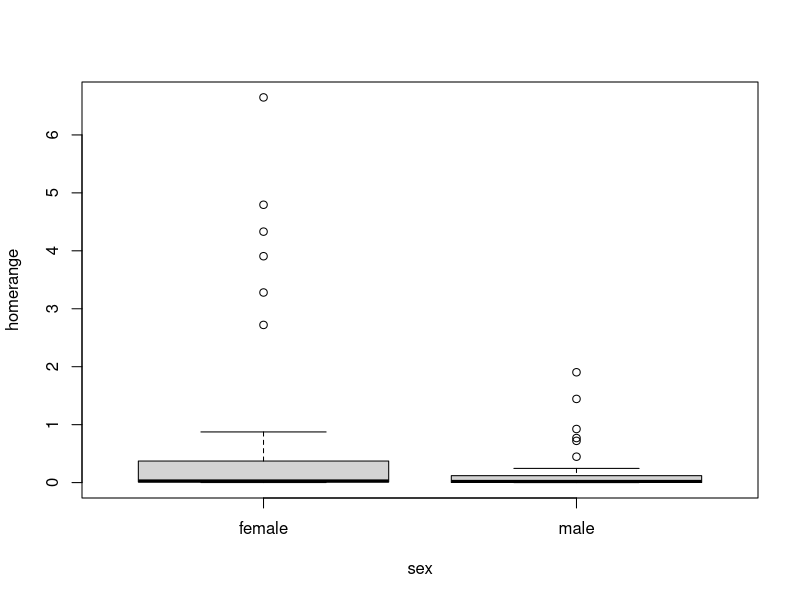
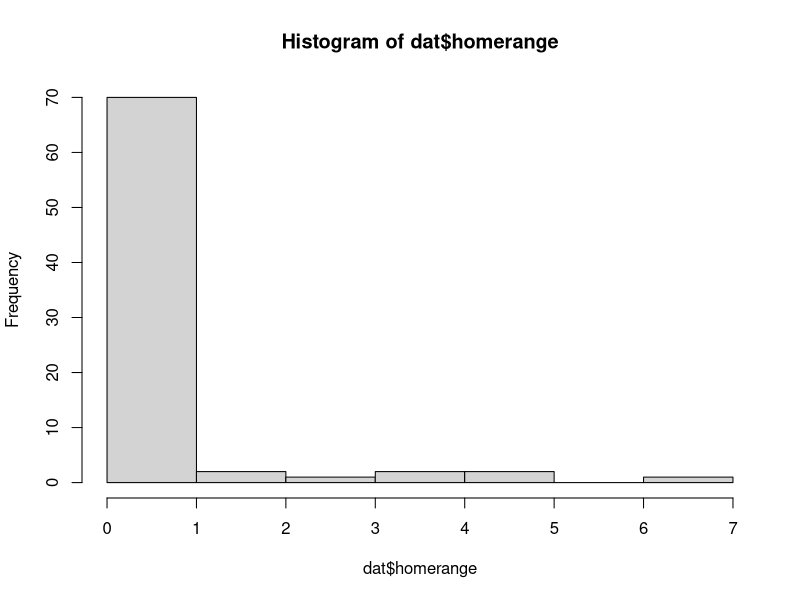
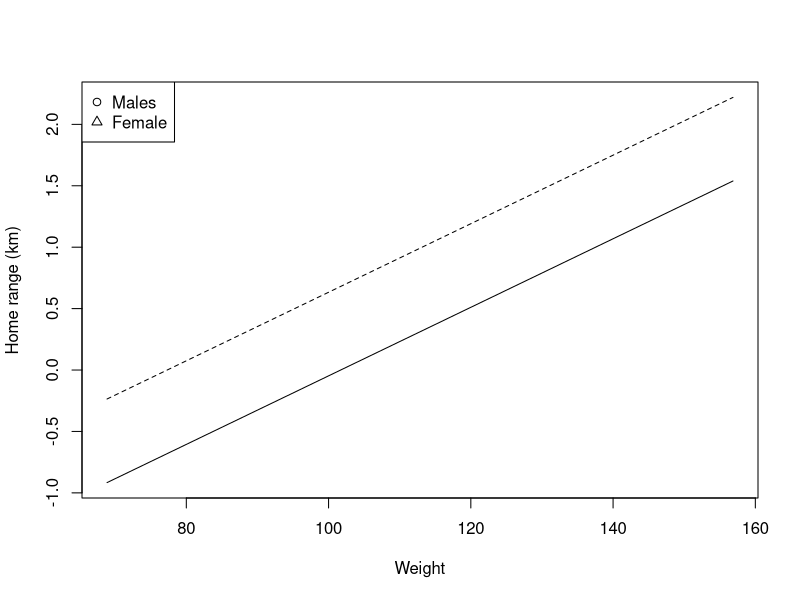
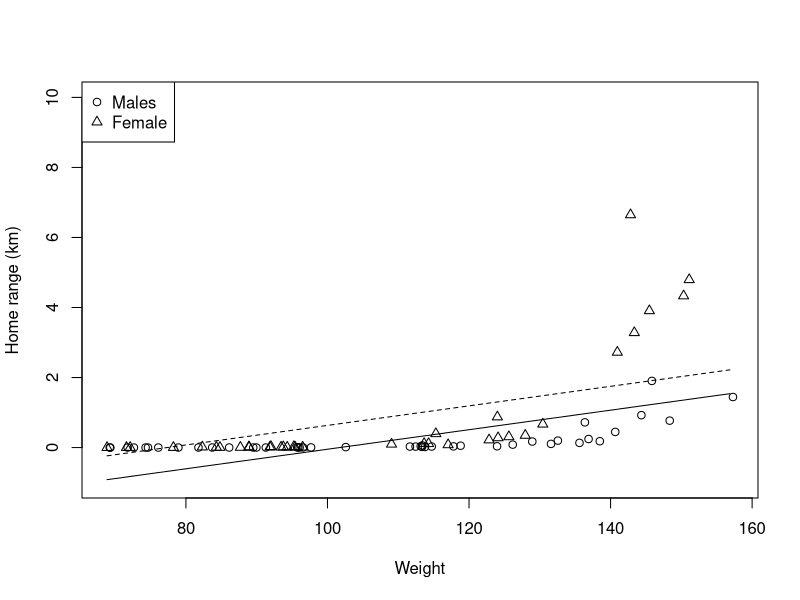
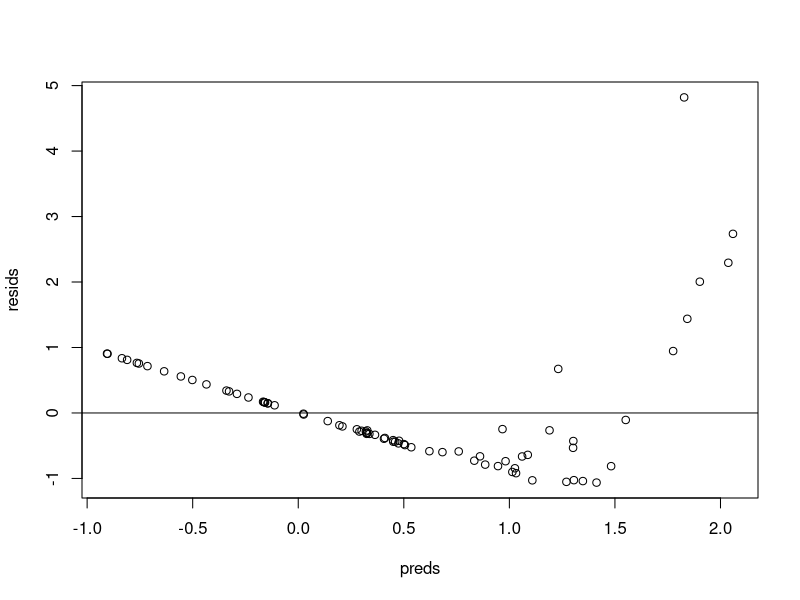
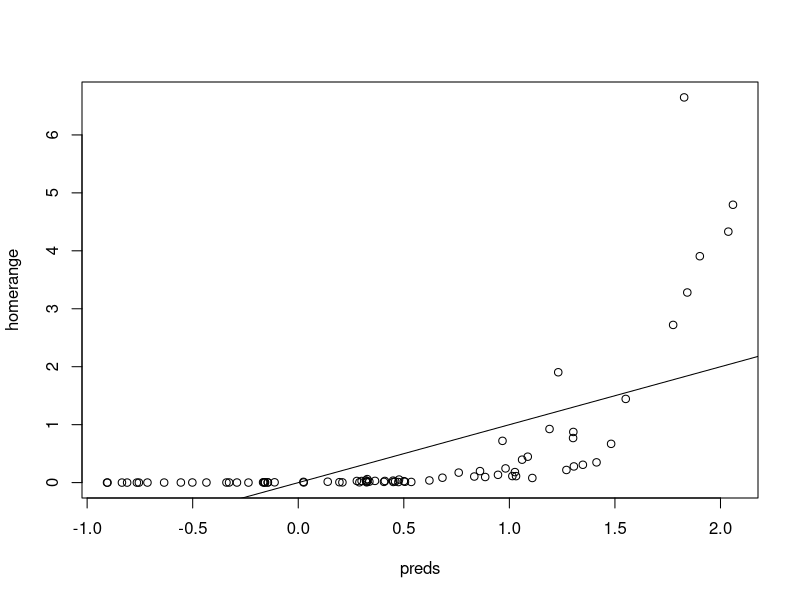
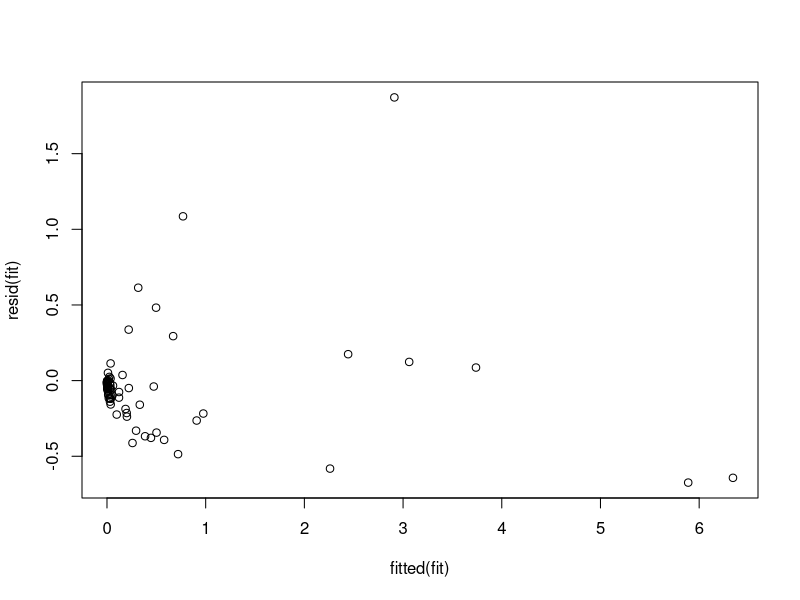
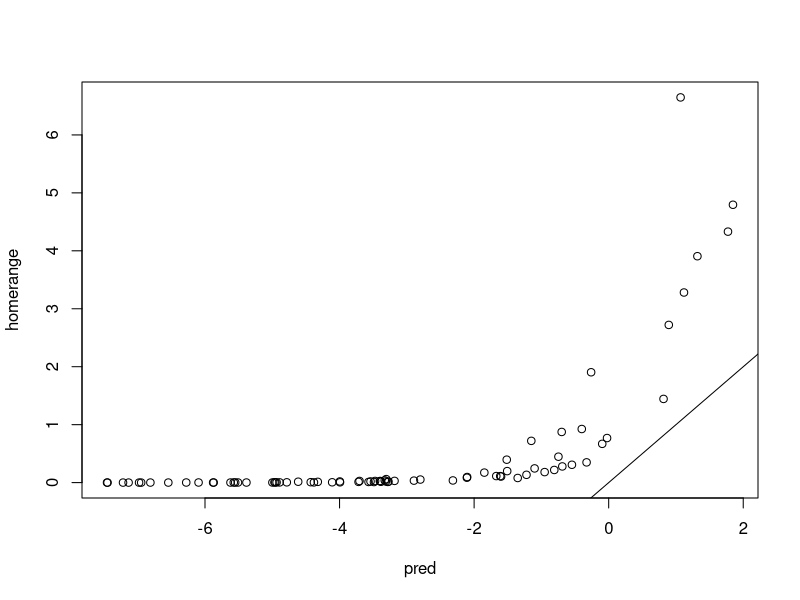

Recreate these plots in R, in order.
## ----unnamed-chunk-1---- ##
dat<-read.csv("homerange-data.csv")
 
 
 
## ----unnamed-chunk-2---- ##
head(dat)
 
 
 
## ----unnamed-chunk-3---- ##
str(dat)
 
 
 
## ----unnamed-chunk-4---- ##
boxplot(homerange~sex,data=dat)

hist(dat$homerange)
 
 
 
## ----unnamed-chunk-5---- ##
levels(dat$sex)
 
 
 
## ----unnamed-chunk-6---- ##
fit<-lm(homerange~sex,data=dat) # fit the model
summary(fit) # model summary
coef(fit) # extract estimated coefficients
betas<-coef(fit) # save betas
 
 
 
## ----unnamed-chunk-7---- ##
dat$sex<- factor(dat$sex,levels=c("male","female")) # reorder factor levels
 
 
 
## ----unnamed-chunk-8---- ##
fit<- lm(homerange~sex,data = dat)
summary(fit) # model summary
coef(fit) # estimated coefficients
 
 
 
## ----unnamed-chunk-9---- ##
fit<-lm(homerange~sex+weight,data=dat)
summary(fit)
coef(fit)
 
 
 
## ----unnamed-chunk-10---- ##
newdat<- data.frame(weight=seq(min(dat$weight), max(dat$weight),1))
head(newdat)
 
 
 
## ----unnamed-chunk-11---- ##
newdat$sex<-"male"
preddat<- newdat
newdat$sex<-"female"
preddat<- rbind(preddat,newdat)
 
 
 
## ----unnamed-chunk-12---- ##
str(preddat)
 
 
 
## ----unnamed-chunk-13---- ##
preddat$sex<- factor(preddat$sex,levels=c("male","female"))
levels(preddat$sex)
 
 
 
## ----unnamed-chunk-14---- ##
preddat$pred<- predict(fit,preddat)
head(preddat)
 
 
 
## ----unnamed-chunk-15---- ##
plot(pred~weight,preddat,type='n',xlab="Weight",ylab="Home range (km)")
points(pred~weight,preddat,subset=sex=="male",type='l',lty=1)
points(pred~weight,preddat,subset=sex=="female",type='l',lty=2)
legend('topleft',legend=c("Males","Female"),pch=c(1,2))
 
 
 
## ----unnamed-chunk-16---- ##
plot(homerange~weight,dat,type='n',xlab="Weight",ylab="Home range (km)",ylim=c(-1,10))
points(homerange~weight,dat,subset=sex=="male",pch=1)
points(homerange~weight,dat,subset=sex=="female",pch=2)

points(pred~weight,preddat,subset=sex=="male",type='l',lty=1)
points(pred~weight,preddat,subset=sex=="female",type='l',lty=2)
legend('topleft',legend=c("Males","Female"),pch=c(1,2))
 
 
 
## ----unnamed-chunk-17---- ##
dat$resids<-resid(fit)
dat$preds<-fitted(fit)

# plot of residuals versus predicted
# should be normal and centered around 0
plot(resids~preds,dat)
abline(h=0)
 
 
 
## ----unnamed-chunk-18---- ##
# plot of observed versus predicted
# should fall on a 1:1 line
plot(homerange~preds,dat)
abline(0,1)
 
 
 
## ----unnamed-chunk-19---- ##
fit<- glm(homerange~sex+weight,dat, family="poisson")
 
 
 
## ----unnamed-chunk-20---- ##
summary(fit)
 
 
 
## ----unnamed-chunk-21---- ##
plot(resid(fit)~fitted(fit))
 
 
 
## ----unnamed-chunk-22---- ##
dat$pred<- predict(fit,dat)
plot(homerange~pred,data = dat)
abline(0,1)
 
 
 
## ----unnamed-chunk-23---- ##
dat$pred<- predict(fit,dat,type='response')
plot(homerange~pred,dat)
abline(0,1)
 
 
 
## ----unnamed-chunk-24---- ##
head(dat)
 
 
 
## ----unnamed-chunk-25---- ##
dat$hr_int<- as.integer(round(dat$homerange,0))
 
 
 
## ----unnamed-chunk-26---- ##
fit<- glm(hr_int~sex+weight,dat, family="poisson")
 
 
 
## ----unnamed-chunk-27---- ##
dat$resid<-resid(fit)
dat$pred<-exp(fitted(fit))# response link
plot(hr_int~pred,dat)
abline(0,1)
 
 
 
## ----unnamed-chunk-28---- ##
plot(resid~pred,dat)
 
 
 
## ----unnamed-chunk-29---- ##
head(dat,10)
 
 
 
## ----unnamed-chunk-30---- ##
dat$hr_mm<-dat$homerange*1000000
fit<-glm(hr_mm~sex+weight,dat,family="poisson")
 
 
 
## ----unnamed-chunk-31---- ##
exp(-5)
exp(2)
 
 
 
## ----unnamed-chunk-32---- ##
dat$lhomerange<-log(dat$homerange)

# plot our transformed data
plot(lhomerange~weight, data= dat,
    xlab="Weight",
    ylab="ln(Homerange)",
    type='n')
points(lhomerange~weight,data=dat,subset=sex=="male",pch=1)
points(lhomerange~weight,data=dat,subset=sex=="female",pch=2)
legend('topleft',legend=c("Males","Female"),pch=c(1,2))
 
 
 
## ----unnamed-chunk-33---- ##
fit<- lm(lhomerange~weight+sex+weight:sex,data=dat)
dat$pred<- fitted(fit) # add predictions to dataset
dat$resid<- resid(fit) # add residuals to dataset
 
 
 
## ----unnamed-chunk-34---- ##
plot(resid~pred,data=dat)
 
 
 
## ----unnamed-chunk-35---- ##
plot(lhomerange~pred,data=dat)
abline(0,1)
 
 
 
## ----unnamed-chunk-36---- ##
summary(fit)
 
 
 
## ----unnamed-chunk-37---- ##
betas<- coef(fit)
betas
sigma<- summary(fit)$sigma
sigma
 
 
 
## ----unnamed-chunk-38---- ##
preddat$pred<- predict(fit, preddat)
 
 
 
## ----unnamed-chunk-39---- ##
head(preddat)
 
 
 
## ----unnamed-chunk-40---- ##
preddat$pred<- exp(preddat$pred)
head(preddat)
 
 
 
## ----unnamed-chunk-41---- ##
plot(homerange~weight, data= dat,
    xlab="Weight",
    ylab="Homerange(km)",
    type='n')
points(homerange~weight,data=dat,subset=sex=="male",pch=1)
points(homerange~weight,data=dat,subset=sex=="female",pch=2)

points(pred~weight,data=preddat,subset=sex=="male",type='l',lty=1)
points(pred~weight,data=preddat,subset=sex=="female",type='l',lty=2)

legend('topleft',legend=c("Males","Female"),pch=c(1,2))
 
 
 
## ----unnamed-chunk-42---- ##
betas
sigma
 
 
 
